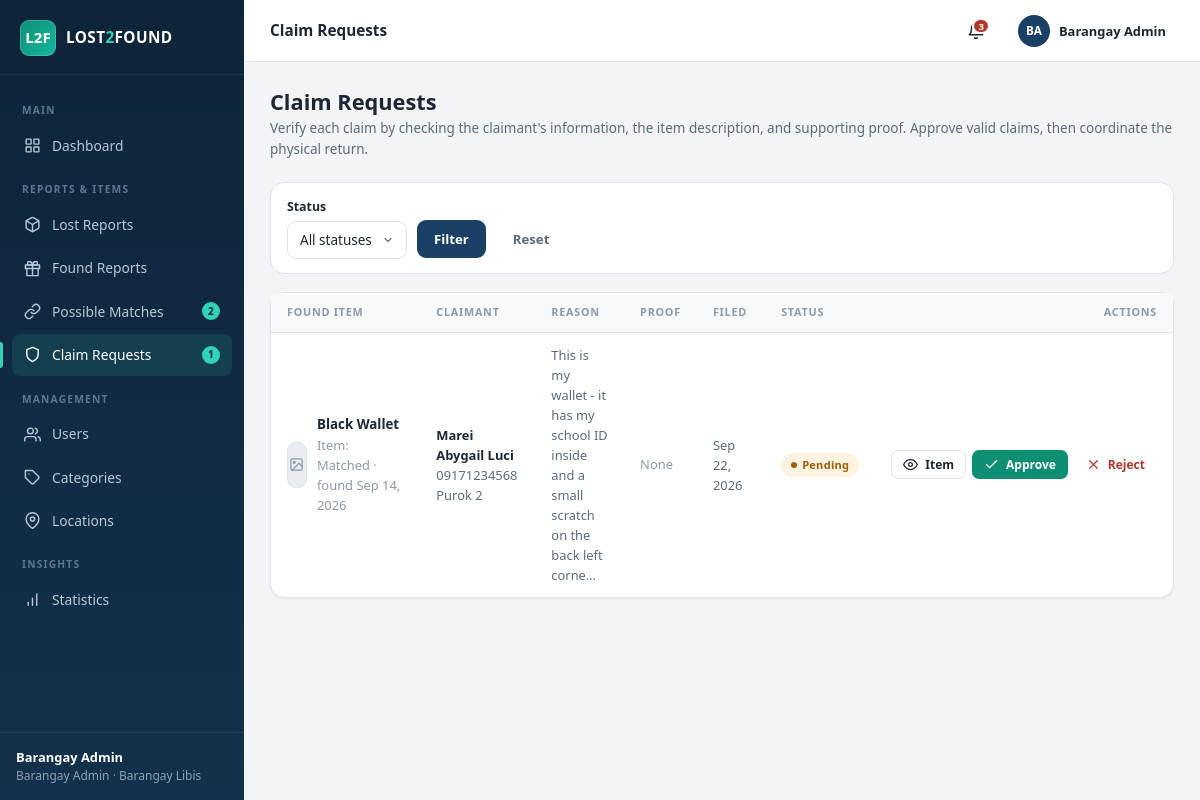
The page /admin/claims.php (signed in) on the database its author committed.
### tables this page shows
CREATE TABLE IF NOT EXISTS claim_requests (
  id            INT AUTO_INCREMENT PRIMARY KEY,
  found_item_id INT NOT NULL,
  claimant_id   INT NOT NULL,
  reason        TEXT NOT NULL,
  proof         VARCHAR(255) DEFAULT NULL,
  status        ENUM('pending','approved','rejected') DEFAULT 'pending',
  reviewed_by   INT DEFAULT NULL,
  reviewed_at   DATETIME DEFAULT NULL,
  created_at    TIMESTAMP DEFAULT CURRENT_TIMESTAMP,
  FOREIGN KEY (found_item_id) REFERENCES found_items(id) ON DELETE CASCADE,
  FOREIGN KEY (claimant_id)   REFERENCES users(id)       ON DELETE CASCADE,
  FOREIGN KEY (reviewed_by)   REFERENCES users(id)       ON DELETE SET NULL
);

CREATE TABLE IF NOT EXISTS found_items (
  id          INT AUTO_INCREMENT PRIMARY KEY,
  user_id     INT NOT NULL,
  category_id INT NOT NULL,
  location_id INT NOT NULL,
  item_name   VARCHAR(100) NOT NULL,
  description TEXT NOT NULL,
  color       VARCHAR(40)  NOT NULL,
  brand       VARCHAR(60)  DEFAULT NULL,
  date_found  DATE NOT NULL,
  photo       VARCHAR(255) DEFAULT NULL,
  status      ENUM('pending','approved','rejected','matched','returned','closed')
              DEFAULT 'pending',
  reporter_privacy ENUM('name','anonymous') DEFAULT 'name',
  created_at  TIMESTAMP DEFAULT CURRENT_TIMESTAMP,
  updated_at  TIMESTAMP DEFAULT CURRENT_TIMESTAMP ON UPDATE CURRENT_TIMESTAMP,
  FOREIGN KEY (user_id)     REFERENCES users(id)     ON DELETE CASCADE,
  FOREIGN KEY (category_id) REFERENCES categories(id),
  FOREIGN KEY (location_id) REFERENCES locations(id)
);

CREATE TABLE IF NOT EXISTS users (
  id             INT AUTO_INCREMENT PRIMARY KEY,
  full_name      VARCHAR(100) NOT NULL,
  email          VARCHAR(100) NOT NULL UNIQUE,
  password       VARCHAR(255) NOT NULL,
  contact_number VARCHAR(20)  NOT NULL,
  address        VARCHAR(150) NOT NULL,
  role           ENUM('resident','admin') DEFAULT 'resident',
  status         ENUM('pending','active','inactive','rejected') DEFAULT 'pending',
  residency_proof VARCHAR(255) DEFAULT NULL,      
  review_remarks   VARCHAR(255) DEFAULT NULL,     
  reviewed_by      INT DEFAULT NULL,              
  reviewed_at      DATETIME DEFAULT NULL,         
  show_name      TINYINT(1) DEFAULT 1,           
  anonymous_name VARCHAR(60) DEFAULT NULL UNIQUE,  
  created_at     TIMESTAMP DEFAULT CURRENT_TIMESTAMP,
  updated_at     TIMESTAMP DEFAULT CURRENT_TIMESTAMP ON UPDATE CURRENT_TIMESTAMP
);

### admin/claims.php (the view, shortened to what this page needs)
<?php
require_once __DIR__ . '/../config/config.php';
$db = get_db();
$where = ''; $params = [];
$st = $db->prepare(
    'SELECT cr.*, f.item_name, f.photo AS item_photo, f.status AS item_status, f.date_found,
            u.full_name AS claimant_name, u.contact_number AS claimant_contact, u.address AS claimant_address
     FROM claim_requests cr
     JOIN found_items f ON f.id = cr.found_item_id
     JOIN users u ON u.id = cr.claimant_id'
    . $where .
    " ORDER BY cr.status = 'pending' DESC, cr.created_at DESC"
);
$st->execute($params);
$claims = $st->fetchAll();
require __DIR__ . '/../includes/header.php';
?>
<div class="page-head">
  <div>
    <h1>Claim Requests</h1>
    <p>Verify each claim by checking the claimant's information, the item description, and
       supporting proof. Approve valid claims, then coordinate the physical return.</p>
  </div>
</div>
<form class="filter-bar" method="get">
  <div class="field fit">
    <label>Status</label>
    <select class="input" name="status">
      <option value="">All statuses</option>
    </select>
  </div>
  <button class="btn btn-primary" type="submit">Filter</button>
  <a class="btn btn-ghost" href="<?= base_url('admin/claims.php') ?>">Reset</a>
</form>
<div class="card">
  <?php if (!$claims): ?>
    <div class="empty">
      <?= icon('shield', 'i') ?>
      <h3>No claim requests</h3>
      <p>When residents file claims on found items, they will appear here for verification.</p>
    </div>
  <?php else: ?>
    <div class="table-wrap">
      <table>
        <thead>
          <tr><th>Found item</th><th>Claimant</th><th>Reason</th><th>Proof</th><th>Filed</th><th>Status</th><th class="td-actions">Actions</th></tr>
        </thead>
        <tbody>
        <?php foreach ($claims as $c): ?>
          <tr>
            <td>
              <div class="flex">
                <?php if ($c['item_photo']): ?>
                  <img class="thumb-sm" src="<?= e(photo_url($c['item_photo'])) ?>" alt="">
                <?php else: ?>
                  <span class="thumb-sm placeholder"><?= icon('image', 'i i-sm') ?></span>
                <?php endif; ?>
                <div>
                  <strong><?= e($c['item_name']) ?></strong>
                  <div class="faint">Item: <?= e(ucfirst($c['item_status'])) ?> · found <?= fmt_date($c['date_found']) ?></div>
                </div>
              </div>
            </td>
            <td class="muted small">
              <strong style="color:var(--text)"><?= e($c['claimant_name']) ?></strong><br>
              <?= e($c['claimant_contact']) ?><br><?= e($c['claimant_address']) ?>
            </td>
            <td class="muted small" style="max-width:240px" title="<?= e($c['reason']) ?>">
              <?= e(mb_strimwidth($c['reason'], 0, 90, '…')) ?>
            </td>
            <td>
              <?php if ($c['proof']): ?>
                <a href="<?= e(photo_url($c['proof'])) ?>" target="_blank" rel="noopener">
                  <img class="thumb-sm" src="<?= e(photo_url($c['proof'])) ?>" alt="Proof">
                </a>
              <?php else: ?>
                <span class="faint">None</span>
              <?php endif; ?>
            </td>
            <td class="muted small"><?= fmt_date($c['created_at']) ?></td>
            <td>
              <?= status_badge($c['status']) ?>
            </td>
            <td class="td-actions">
              <div class="actions">
                <a class="btn btn-outline btn-sm" href="<?= base_url('admin/item_view.php?type=found&id=' . (int)$c['found_item_id'] . '&back=claims') ?>">
                  <?= icon('eye', 'i i-sm') ?> Item
                </a>
                <?php if ($c['status'] === 'pending'): ?>
                  <a class="btn btn-teal btn-sm"
                     href="<?= base_url('admin/claims.php?action=approve&id=' . (int)$c['id'] . '&csrf=' . csrf_token()) ?>"
                     data-confirm="Approve this claim? The claimant will be told to coordinate with the barangay office."
                     data-confirm-tone="success">
                    <?= icon('check', 'i i-sm') ?> Approve
                  </a>
                  <a class="btn btn-ghost btn-sm" style="color:var(--danger)"
                     href="<?= base_url('admin/claims.php?action=reject&id=' . (int)$c['id'] . '&csrf=' . csrf_token()) ?>"
                     data-confirm="Reject this claim request?">
                    <?= icon('x', 'i i-sm') ?> Reject
                  </a>
                <?php endif; ?>
              </div>
            </td>
          </tr>
        <?php endforeach; ?>
        </tbody>
      </table>
    </div>
  <?php endif; ?>
</div>
<?php require __DIR__ . '/../includes/footer.php'; ?>

### config/config.php (shortened to what this page needs)
<?php
function base_url(string $path = ''): string {
    $script = str_replace('\\', '/', dirname($_SERVER['SCRIPT_NAME'] ?? '/'));
    $known  = ['admin', 'resident', 'auth', 'public', 'config'];
    foreach ($known as $seg) {
        $pos = strrpos($script, '/' . $seg);
        if ($pos !== false) {
            $script = substr($script, 0, $pos);
            break;
        }
    }
    return rtrim($script, '/') . '/' . ltrim($path, '/');
}
function e(?string $value): string {
    return htmlspecialchars((string)$value, ENT_QUOTES, 'UTF-8');
}
function csrf_token(): string {
    return $_SESSION['csrf'];
}
function icon(string $name, string $class = 'i'): string {
    return '<svg class="' . e($class) . '" viewBox="0 0 24 24" aria-hidden="true">' . ($icons[$name] ?? '') . '</svg>';
}
function status_badge(?string $status): string {
    $status = strtolower((string)$status);
    $map = [
        'pending'   => 'badge badge-muted',
        'approved'  => 'badge badge-info',
        'rejected'  => 'badge badge-danger',
        'matched'   => 'badge badge-match',
        'claimed'   => 'badge badge-warn',
        'closed'    => 'badge badge-dark',
        'returned'  => 'badge badge-success',
        'active'    => 'badge badge-success',
        'inactive'  => 'badge badge-danger',
        'pending'   => 'badge badge-warn',
        'rejected'  => 'badge badge-danger',
        'confirmed' => 'badge badge-success',
        'dismissed' => 'badge badge-dark',
    ];
    $class = $map[$status] ?? 'badge badge-muted';
    return '<span class="' . $class . '">' . e(ucfirst($status)) . '</span>';
}
function fmt_date(?string $date): string {
    return $date ? date('M j, Y', strtotime($date)) : '—';
}

### rows shown on the page
claim_requests: found_item.item_name "Black Wallet", found_item.status "Matched", found_item.date_found "Sep 14, 2026", claimant.full_name "Marei Abygail Luci", claimant.contact_number "09171234568", claimant.address "Purok 2", reason "This is my wallet - it has my school ID inside and a small scratch on the back left corne…", shows "None", created_at "Sep 22, 2026", status "Pending"

### other values the page prints
$section "MAIN"
$label "Dashboard"
$section "REPORTS & ITEMS"
$label "Lost Reports"
$label "Found Reports"
$label "Possible Matches"
$count "2"
$label "Claim Requests"
$count "1"
$section "MANAGEMENT"
$label "Users"
$label "Categories"
$label "Locations"
$section "INSIGHTS"
$label "Statistics"
